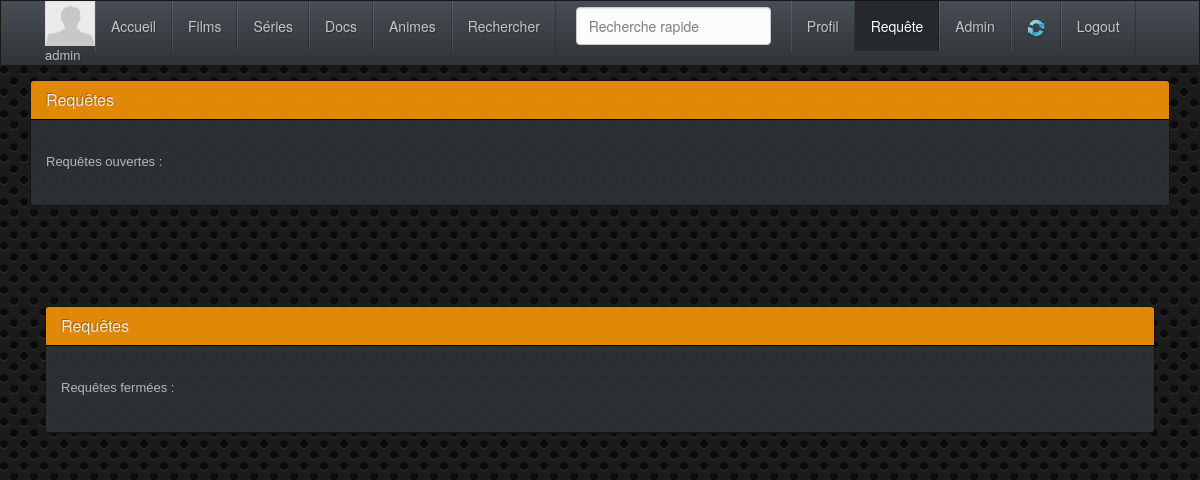
The page /request.php (signed in) on the database as committed earlier.
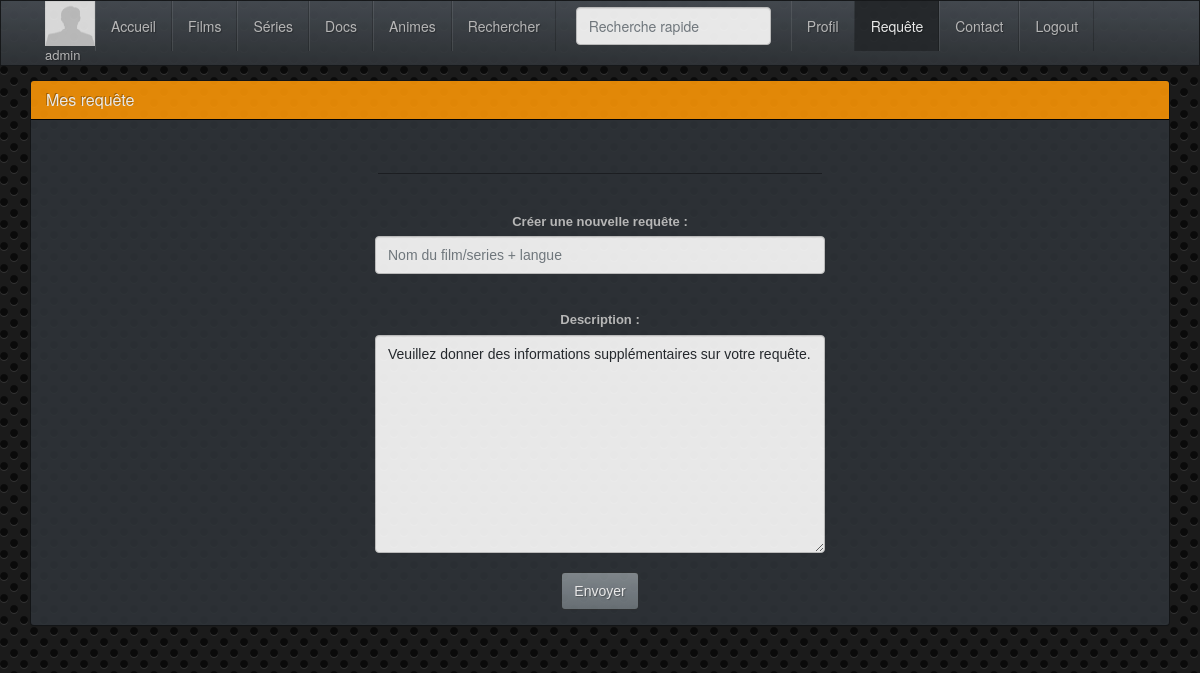
The same page on the database as committed later.
### tables this page shows
CREATE TABLE `users` (
  `id` int(11) NOT NULL AUTO_INCREMENT,
  `rank` int(1) NOT NULL,
  `username` varchar(30) NOT NULL,
  `password` varchar(255) NOT NULL,
  `email` varchar(255) NOT NULL,
  `avatar` varchar(255) NOT NULL DEFAULT 'defaut.jpg',
  `code_activation` varchar(255) NOT NULL,
  `actived` int(1) NOT NULL,
  PRIMARY KEY (`id`)
);

### menu.php (the view, shortened to what this page needs)
<div class="navbar navbar-default navbar-fixed-top">
     <div class="container">
       <div class="navbar-collapse collapse" id="navbar-main">
         <ul class="nav navbar-nav">
				<?php
					include("includes/config.php");
					$path = $_SERVER['PHP_SELF'];
					$filepath = basename ($path);
					$cat = 0;
					if ($filepath == "request.php")
						{ $cat = 7; }
					$membre = $_SESSION['username'];
					$sqlavatar = $bdd ->prepare('SELECT avatar FROM users WHERE username=:membre');
					$sqlavatar->bindValue(':membre', $membre, PDO::PARAM_STR);
					$sqlavatar->execute();
					$avatar = $sqlavatar -> fetch();
					$chemin = $avatar['avatar'];
					echo '<li id="pseudo"><img src="img/avatar/'.$chemin.'" height="45" width="50"></br>';
					echo $_SESSION['username'].'</a></li>';
				?>
					<li><a href="index.php">Accueil</a></li>
                     <li <?php if ($cat == 1) { echo'class="active"'; } ?>><a href="search.php?cat=Films">Films</a></li>
                     <li <?php if ($cat == 2) { echo'class="active"'; } ?>><a href="search.php?cat=Series">Séries</a></li>
				  <li <?php if ($cat == 3) { echo'class="active"'; } ?>><a href="search.php?cat=Doc">Docs</a></li>
				  <li <?php if ($cat == 4) { echo'class="active"'; } ?>><a href="search.php?cat=Anime">Animes</a></li>
				  <li <?php if ($cat == 5) { echo'class="active"'; } ?>><a href="search.php">Rechercher</a></li>
                   <ul class="nav navbar-nav navbar-right">
					<form class="navbar-form navbar-left" action="search.php" method="post">
                   <input type="text" name="search" class="form-control col-lg-8" placeholder="Recherche rapide">
                   </form>
                     <li
                     <?php
                     if ($cat == 6) { echo'class="active"'; } ?>><a href="profil.php">Profil </a></li>
			  <?php
			  if($_SESSION['rank']==1) {
			  $countreq=0;
			  if($countreq==1) { if ($cat == 7) { echo'<li class="active">'; } else { echo '<li>'; } echo'<a id="req" href="request.php">Requ&ecirc;te <span class="badge">'.$countreq.'</span></a></li>'; }
			  elseif($countreq!=1&&$countreq!=0) { if ($cat == 7) { echo'<li class="active">'; } else { echo '<li>'; } echo'<a href="request.php">Requ&ecirc;tes <span class="badge">'.$countreq.'</span></a></li>'; }
			  else { if ($cat == 7) { echo'<li class="active">'; } else { echo '<li>'; } echo'<a href="request.php">Requ&ecirc;te <span class="badge"></span></a></li>'; }
			  if ($cat == 8) { echo'<li class="active">'; } else { echo '<li>'; }
			  echo'<a href="admin.php">Admin</a></li>';
				  		echo '<li><a href="run.php"><img src="img/refresh.png" width="18" height="18" /></a></li>';
			  }
			  else {
			  $countreq=0;
			  if($countreq==1) { if ($cat == 7) { echo'<li class="active">'; } else { echo '<li>'; } echo'<a href="request.php">Requ&ecirc;te <span class="badge">'.$countreq.'</span></a></li>'; }
			  elseif($countreq!=1&&$countreq!=0) { if ($cat == 7) { echo'<li class="active">'; } else { echo '<li>'; } echo'<a href="request.php">Requ&ecirc;tes <span class="badge">'.$countreq.'</span></a></li>'; }
			  else { if ($cat == 7) { echo'<li class="active">'; } else { echo '<li>'; } echo'<a href="request.php">Requ&ecirc;te <span class="badge"></span></a></li>'; }
			  echo '<li><a href="contact.php">Contact</a></li>';
			  } ?>
				  <li><a href="logout.php">Logout</a></li>
				</ul>
       </div>
     </div>
   </div>
<div class="container">
     <div class="bs-docs-section clearfix">
       <div class="row">
         <div class="col-lg-12">
	  <br /><br /><br /><br />

### request.php (shortened to what this page needs)
<?php
include("includes/functions.php");
if (!empty($_SESSION['id']) && !empty($_SESSION['username'])) {
$sqladm = $bdd->prepare('SELECT rank FROM users WHERE id = :id');
$sqladm->execute(array('id' => $_SESSION['id']));
$sqlr = $sqladm->fetch();
if($_SESSION['rank']==1) {
	if(empty($_POST['ticketreply']) && empty($_GET['tid']) && empty($_GET['action'])) {
		include("header.php");
		include("menu.php");
			echo '<div class="panel panel-warning">
              <div class="panel-heading">
                <h3 class="panel-title">Requ&ecirc;tes</h3>
              </div>
              <div class="panel-body">
			<br />Requêtes ouvertes :<br /><br />';
				echo '</div>
							</div>';
						}
	if(empty($_POST['ticketreply']) && empty($_GET['tid']) && empty($_GET['action'])) {
		include("header.php");
		include("menu.php");
			echo '<div class="panel panel-warning">
              <div class="panel-heading">
                <h3 class="panel-title">Requ&ecirc;tes</h3>
              </div>
              <div class="panel-body">
			<br />Requêtes fermées :<br /><br />';
				echo '</div>
							</div>';
		}
}
$tid = isset($_GET['tid']) ? intval($_GET['tid']) : null;
$action = isset($_GET['action']) ? htmlspecialchars($_GET['action']) : null;
if (empty($tid) && empty($_POST['formsupport']) && empty($action) && $sqlr['rank']!=1) {
include("header.php");
include("menu.php");
echo '<div class="panel panel-warning">
              <div class="panel-heading">
                <h3 class="panel-title">Mes requ&ecirc;te</h3>
              </div>
              <div class="panel-body">
			  <center>';
if($sqlr['rank']!=1) {
echo '<br /><hr width="40%" /><br />
<label class="control-label" >Créer une nouvelle requête :</label>
<form method="post" action="request.php">
<input class="form-control" type="text" name="titre" size="100" placeholder="Nom du film/series + langue" style="width:450px;"/>
<br /><br />
<label class="control-label">Description :</label><br />
<textarea class="form-control" name="message" id="message" rows="10" cols="110" style="width:450px;">
Veuillez donner des informations supplémentaires sur votre requête.
</textarea><br />
<input class="btn btn-primary" type="submit" name="formsupport" value="Envoyer" />
</form>';  }
echo '</center></div>
            </div>';
   }
}
else { header ("Location: login.php"); }
include("footer.php");
?>

### header.php (shortened to what this page needs)
<!DOCTYPE html>
<html lang="en">
  <head>
    <link rel="stylesheet" href="css/bootstrap.css" media="screen">
    <link rel="stylesheet" href="css/font-awesome.min.css">
  </head>
  <body>

### footer.php (shortened to what this page needs)
		</div>
        </div>
		</div>
		</div>
	  </body>
</html>

Rows that differ between the two databases and show on the page:
changed users: rank 1 → 2 (drawn)
Other text that changed with them:
form field message: (not shown) → "Veuillez donner des informations supplémentaires sur votre requête."
form field formsupport: (not shown) → "Envoyer"
text no longer shown: "Requêtes Requêtes ouvertes : Admin Requêtes Requêtes fermées :"
text now shown: "Contact Mes requête Créer une nouvelle requête : Description :"
